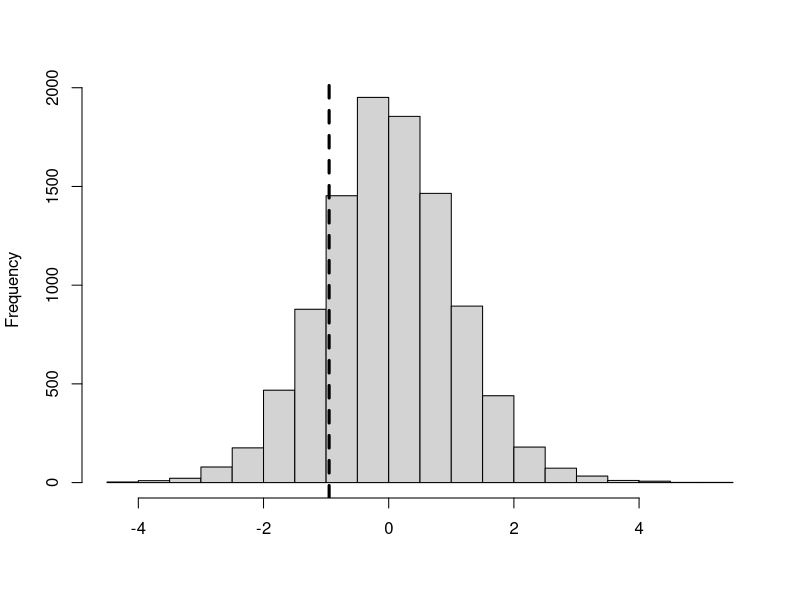
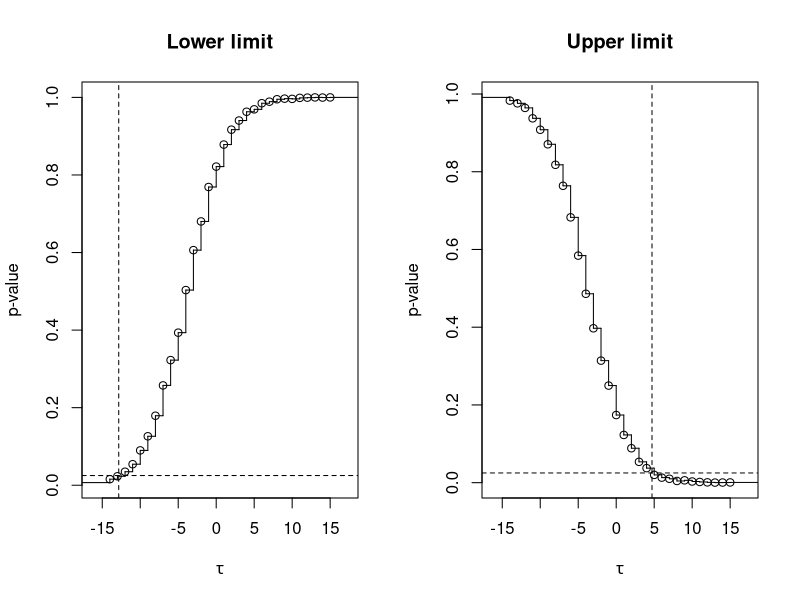
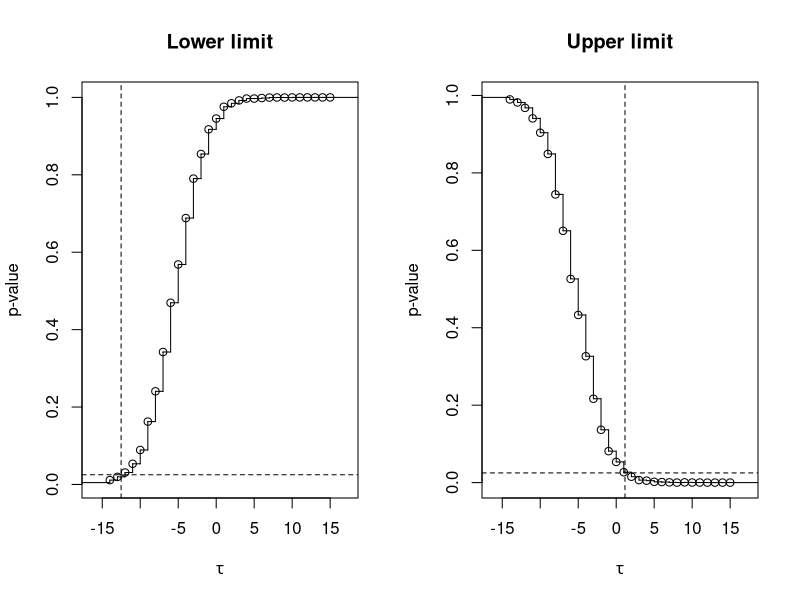

The R source for these figures, in order:
## ---- chunk 1
#Load packages
library(knitr)
library(kableExtra)
library(tidyverse)
## ---- chunk 2
table_1 = data.frame(
  Unit = c(1:10), 
  Treatment.0 = c(10.04, 9.63, 7.26, 8.80, 10.59, 10.78, 7.58, 9.27, 6.75, 9.49),
  Treatment.1 = c(14.20, 13.51, 11.52, 13.97, 13.48, 12.18, 10.09, 11.61, 13.85, 12.97)
)
table_2 = data.frame(
  Unit = c(1:10), 
  Treatment.0 = c(2.77, 2.26, 0.69, 1.49, 3.65, 4.01, 0.81, 1.89, 0.53, 2.10),
  Treatment.1 = c(4.77, 4.26, 2.69, 3.49, 5.65, 6.01, 2.81, 3.89, 2.53, 4.10)
)
table_3 = data.frame(
  Unit = c(1:10), 
  Treatment.0 = c(2.77, 2.26, 0.69, 1.49, 3.65, 4.01, 0.81, 1.89, 0.53, 2.10),
  Treatment.1 = c(8.18, 5.79, 2.14, 7.30, 5.71, 2.97, 1.05, 2.24, 6.86, 4.41)
)

cat(c('<table style="width:100%"><tr valign="top"><td>', 
  table_1 %>%
    kable("html", align = 'clc', caption = 'Table 1') %>%
      column_spec(1, bold = T, border_right = T) %>%
      kable_styling(full_width = F),
  '</td><td>',
  table_2 %>%
    kable("html", align = 'clc', caption = 'Table 2') %>%
      column_spec(1, bold = T, border_right = T) %>%
      kable_styling(full_width = F) ,
  '</td><td>', 
  table_3 %>%
    kable("html", align = 'clc', caption = 'Table 3') %>%
      column_spec(1, bold = T, border_right = T) %>%
      kable_styling(full_width = F), '</td><tr></table>'),
  sep = '')
## ---- chunk 3
#Table 1
t1_tr0_avg = mean(table_1$Treatment.0)
t1_tr1_avg = mean(table_1$Treatment.1)
t1_tr0_med = median(table_1$Treatment.0)
t1_tr1_med = median(table_1$Treatment.1)
t1_tr0_var = var(table_1$Treatment.0)
t1_tr1_var = var(table_1$Treatment.1)
t1_tr0_ran = max(table_1$Treatment.0) - min(table_1$Treatment.0)
t1_tr1_ran = max(table_1$Treatment.1) - min(table_1$Treatment.1)

#Table 2
t2_tr0_avg = mean(table_2$Treatment.0)
t2_tr1_avg = mean(table_2$Treatment.1)
t2_tr0_med = median(table_2$Treatment.0)
t2_tr1_med = median(table_2$Treatment.1)
t2_tr0_var = var(table_2$Treatment.0)
t2_tr1_var = var(table_2$Treatment.1)
t2_tr0_ran = max(table_2$Treatment.0) - min(table_2$Treatment.0)
t2_tr1_ran = max(table_2$Treatment.1) - min(table_2$Treatment.1)

#Table 3
t3_tr0_avg = mean(table_3$Treatment.0)
t3_tr1_avg = mean(table_3$Treatment.1)
t3_tr0_med = median(table_3$Treatment.0)
t3_tr1_med = median(table_3$Treatment.1)
t3_tr0_var = var(table_3$Treatment.0)
t3_tr1_var = var(table_3$Treatment.1)
t3_tr0_ran = max(table_3$Treatment.0) - min(table_3$Treatment.0)
t3_tr1_ran = max(table_3$Treatment.1) - min(table_3$Treatment.1)

table_1i = data.frame(
  Unit = c("Avg", "Med", "Var", "Ran"), 
  Treatment.0 = c(t1_tr0_avg, t1_tr0_med, t1_tr0_var, t1_tr0_ran),
  Treatment.1 = c(t1_tr1_avg, t1_tr1_med, t1_tr1_var, t1_tr1_ran)
)
table_2i = data.frame(
  Unit = c("Avg", "Med", "Var", "Ran"), 
  Treatment.0 = c(t2_tr0_avg, t2_tr0_med, t2_tr0_var, t2_tr0_ran),
  Treatment.1 = c(t2_tr1_avg, t2_tr1_med, t2_tr1_var, t2_tr1_ran)
)
table_3i = data.frame(
  Unit = c("Avg", "Med", "Var", "Ran"), 
  Treatment.0 = c(t3_tr0_avg, t3_tr0_med, t3_tr0_var, t3_tr0_ran),
  Treatment.1 = c(t3_tr1_avg, t3_tr1_med, t3_tr1_var, t3_tr1_ran)
)

cat(c('<table style="width:100%"><tr valign="top"><td>', 
  table_1i %>%
    kable("html", align = 'clc', caption = 'Table 1 summaries') %>%
      column_spec(1, bold = T, border_right = T) %>%
      kable_styling(full_width = F),
  '</td><td>',
  table_2i %>%
    kable("html", align = 'clc', caption = 'Table 2 summaries') %>%
      column_spec(1, bold = T, border_right = T) %>%
      kable_styling(full_width = F) ,
  '</td><td>', 
  table_3i %>%
    kable("html", align = 'clc', caption = 'Table 3 summaries') %>%
      column_spec(1, bold = T, border_right = T) %>%
      kable_styling(full_width = F), '</td><tr></table>'),
  sep = '')
## ---- chunk 4
t1_tau = table_1$Treatment.1 - table_1$Treatment.0
t2_tau = table_2$Treatment.1 - table_2$Treatment.0
t3_tau = table_3$Treatment.1 - table_3$Treatment.0

table_1ii = data.frame(
  Unit = c(1:10), 
  τ = t1_tau
)
table_2ii = data.frame(
  Unit = c(1:10), 
  τ = t2_tau
)
table_3ii = data.frame(
  Unit = c(1:10), 
  τ = t3_tau
)

cat(c('<table style="width:50%"><tr valign="top"><td>', 
  table_1ii %>%
    kable("html", align = 'clc', caption = 'Table 1 tau') %>%
      column_spec(1, bold = T, border_right = T) %>%
      kable_styling(full_width = F),
  '</td><td>',
  table_2ii %>%
    kable("html", align = 'clc', caption = 'Table 2 tau') %>%
      column_spec(1, bold = T, border_right = T) %>%
      kable_styling(full_width = F) ,
  '</td><td>', 
  table_3ii %>%
    kable("html", align = 'clc', caption = 'Table 3 tau') %>%
      column_spec(1, bold = T, border_right = T) %>%
      kable_styling(full_width = F), '</td><tr></table>'),
  sep = '')
## ---- chunk 5
t1_tau_bar = mean(t1_tau)
t2_tau_bar = mean(t2_tau)
t3_tau_bar = mean(t3_tau)

cat("The average treatment effect for Table 1 is ", t1_tau_bar, ". \nThe average treatment effect for Table 2 is ", t2_tau_bar, ". \nThe average treatment effect for Table 3 is ", t3_tau_bar, ".", sep = '')
## ---- chunk 6
t1_tau_med = median(t1_tau)
t2_tau_med = median(t2_tau)
t3_tau_med = median(t3_tau)

t1_med_diff = t1_tr1_med - t1_tr0_med
t2_med_diff = t2_tr1_med - t2_tr0_med
t3_med_diff = t3_tr1_med - t3_tr0_med

cat("For Table 1, the median of unit-level causal effects is ", t1_tau_med, " and the difference of the medians of the potential outcomes under treatments 0 and 1 is ", t1_med_diff, ".\nFor Table 2, the median of unit-level causal effects is ", t2_tau_med, " and the difference of the medians of the potential outcomes under treatments 0 and 1 is ", t2_med_diff, ".\nFor Table 3, the median of unit-level causal effects is ", t3_tau_med, " and the difference of the medians of the potential outcomes under treatments 0 and 1 is ", t3_med_diff, ".", sep = '')
## ---- chunk 7
set.seed(123)

bernoulli_assignment <- function(y) {
  N = nrow(y)
  W = sample(c(0,1), N, replace = TRUE)
  cat('W =', W)
  y_copy = data.frame(y)
  for (i in 1:N) {
    if (W[i]==0) y_copy[i,3] = NA
    else y_copy[i,2] = NA
  }
return(y_copy)
}

table_1c = bernoulli_assignment(table_1)

cat(c('<table style="width:70%"><tr valign="top"><td>', 
  table_1 %>%
    kable("html", align = 'clc', caption = 'Table 1') %>%
      column_spec(1, bold = T, border_right = T) %>%
      kable_styling(full_width = F),
  '</td><td>',
  table_1c %>%
    kable("html", align = 'clc', caption = 'Table 1 (Bernoulli assignment)') %>%
      column_spec(1, bold = T, border_right = T) %>%
      kable_styling(full_width = F), '</td><tr></table>'),
sep = '')
## ---- chunk 8
set.seed(123)

randomized_assignment <- function(y, n0) {
  n_choose_n0 = sample(c(1:nrow(y)), n0)
  N = nrow(y)
  W = rep(1, N)
  for (i in 1:n0) W[n_choose_n0[i]] = 0
  cat('W =', W)
  y_copy = data.frame(y)
  for (i in 1:N) {
    if (W[i]==0) y_copy[i,3] = NA
    else y_copy[i,2] = NA
  }
return(y_copy)
}

table_1d = randomized_assignment(table_1, 5)

cat(c('<table style="width:70%"><tr valign="top"><td>', 
  table_1 %>%
    kable("html", align = 'clc', caption = 'Table 1') %>%
      column_spec(1, bold = T, border_right = T) %>%
      kable_styling(full_width = F),
  '</td><td>',
  table_1d %>%
    kable("html", align = 'clc', caption = 'Table 1 (completely randomized)') %>%
      column_spec(1, bold = T, border_right = T) %>%
      kable_styling(full_width = F), '</td><tr></table>'),
sep = '')
## ---- chunk 9
W = c(1, 1, 0, 0, 1, 1, 1, 0, 1, 0)
table_3_p2 = data.frame(table_3)

for (i in 1:nrow(table_3_p2)) {
  if (W[i]==0) table_3_p2[i,3] = NA
  else table_3_p2[i,2] = NA
}

cat(c('<table style="width:70%"><tr valign="top"><td>', 
  table_3 %>%
    kable("html", align = 'clc', caption = 'Table 3') %>%
      column_spec(1, bold = T, border_right = T) %>%
      kable_styling(full_width = F),
  '</td><td>',
  table_3_p2 %>%
    kable("html", align = 'clc', caption = 'Table 3 (Problem 2)') %>%
      column_spec(1, bold = T, border_right = T) %>%
      kable_styling(full_width = F), '</td><tr></table>'),
sep = '')

y_bar_1 = mean(table_3_p2$Treatment.1, na.rm=TRUE)
y_bar_0 = mean(table_3_p2$Treatment.0, na.rm=TRUE)
tau_bar_hat = y_bar_1 - y_bar_0
cat("The estimated average causal effect = ", y_bar_1, " - ", y_bar_0, " = ", tau_bar_hat, ".", sep='')

#Var(tau-bar-hat) = S_0^2/N_0 + S_1^2/N_1 - S_(diff)^2/N
var_tau_bar_hat = (t3_tr0_var/4) + (t3_tr1_var/6) - ((var(t3_tau))/10)
cat("The true sampling variance of the estimated causal effect = ", var_tau_bar_hat, ".", sep='')

#Estimated Var(tau-bar-hat) = s_0^2/N_0 + s_1^2/N_1
t3_s0_squared = var(table_3_p2$Treatment.0, na.rm = TRUE)
t3_s1_squared = var(table_3_p2$Treatment.1, na.rm = TRUE)
var_hat_tau_bar_hat = (t3_s0_squared/4) + (t3_s1_squared/6)
cat("The estimated sampling variance of the estimated causal effect = ", var_hat_tau_bar_hat, ".", sep='')
## ---- chunk 10
table_4 = data.frame(
  Treatment = c(rep("Calcium", 10), rep("Placebo", 11)), 
  BP.before = c(107,110,123,129,112,111,107,112,136,102,123,109,112,102,98,114,119,112,110,117,130),
  BP.after = c(100,114,105,112,115,116,106,102,125,104,124,97,113,105,95,119,114,114,121,118,133),
  Observed.reduction = c(-7,4,-18,-17,3,5,-1,-10,-11,2,1,-12,1,3,-3,5,-5,2,11,1,3)
)

table_4 %>%
    kable("html", align = 'clc', caption = 'Table 4') %>%
      column_spec(1, bold = T, border_right = T) %>%
      row_spec(0, extra_css = "border-bottom: 1px solid;") %>% 
      row_spec(10, extra_css = "border-bottom: 1px solid;") %>% 
      kable_styling()
## ---- chunk 11
set.seed(123)

#Using code from class
Nbytwo <- function(y,w) {
  N = length(y)
  Ypot = matrix(numeric(N*2), ncol=2)
  for (i in 1:N) {
    if (w[i]==1) {
      Ypot[i,1] = NA
      Ypot[i,2] = y[i]
    } 
    else {
      Ypot[i,1] = y[i]
      Ypot[i,2] = NA
    }
  }
  return(Ypot)        
}

TUNEQUALCOMPUTE = function(y,w, taustar=0) {
  # Computes t statistic with unequal variances
  N = length(y)
  N1 = sum(w)
  N0 = N - N1
  tauhat = mean(y[w==1]) - mean(y[w==0])
  s0sq = var(y[w==0])
  s1sq = var(y[w==1])
  Tobs = (tauhat - taustar) / sqrt(s0sq/N0+s1sq/N1)
  return(Tobs)
}

imputeundersharpnull = function(Y,taustar=0){
  N = dim(Y)[1]
  for (i in 1:N) {
    if (is.na(Y[i,1])) Y[i,1] = Y[i,2]-taustar
    else Y[i,2] = Y[i,1]+taustar           
  }
  return(Y)
}

FISHER_TEST = function(y,w, taustar, ITER, show_hist=TRUE) {
  # Tests sharp null H0:tau_i=taustar against tau_i>taustar
  N = length(y) # Number of units
  Ypot = Nbytwo(y,w)
  Tobs = TUNEQUALCOMPUTE(y,w, taustar) # Calculate observed value of statistic
  Yimp = imputeundersharpnull(Ypot, taustar) # Create imputed matrix of potential outcomes
  Tarray = NULL
  for (i in 1:ITER) {
    wnew = sample(w) # this command randomly permutes the sequence x
    ynew = numeric(N)
    for (i in 1:N) ynew[i]=Yimp[i,wnew[i]+1]
    Tnew =TUNEQUALCOMPUTE(ynew,wnew, taustar)
    Tarray = c(Tarray, Tnew)
  } 
  if (show_hist==TRUE) {
    hist(Tarray, main=NULL, xlab=NULL)
    abline(v=Tobs, lty=2, lwd=3.0)
  }
  # Calculate p-value for greater than alternative
  pval_plus = sum(Tarray >= Tobs)/ITER 
  # Calculate p-value for smaller than alternative
  pval_minus = sum(Tarray <= Tobs)/ITER
  # Calculate p-value for two-sided alternative
  pval_twosided = sum(abs(Tarray) >= abs(Tobs))/ITER
  return(c(pval_plus, pval_minus, pval_twosided))
}

w_p3 = c(rep(1, 10), rep(0, 11))
FISHER_TEST(table_4$BP.after, w_p3, 0, 10000)
## ---- chunk 12
INTERVALFISHER = function(y,w,ITER,theta_min, theta_max, m, alpha) {
  int = (theta_max - theta_min)/(m-1)
  taustarvec = seq(theta_min,theta_max,int)
  pvalarray_g = numeric(m)
  pvalarray_s = numeric(m)
  for (i in 1:m) {
    pvalarray_g[i] = FISHER_TEST(y, w, taustarvec[i],ITER, FALSE)[1]
    pvalarray_s[i] = FISHER_TEST(y, w, taustarvec[i],ITER, FALSE)[2]
  }
  # Calculating lower limit
  if (sum(pvalarray_g == alpha/2) == 1) tau_l = taustarvec[pvalarray_g==alpha/2]
  else {
    plbelow=max(pvalarray_g[pvalarray_g<alpha/2])
    plabove=min(pvalarray_g[pvalarray_g>alpha/2])
    tau_l_below = taustarvec[pvalarray_g==plbelow]
    tau_l_above = taustarvec[pvalarray_g==plabove]
    tau_l = tau_l_below + (tau_l_above - tau_l_below)* (alpha/2 - plbelow)/(plabove-plbelow)
  }
  # Calculating upper limit
  if (sum(pvalarray_s == alpha/2) == 1) tau_u = taustarvec[pvalarray_s==alpha/2]
  else {
    pubelow=max(pvalarray_s[pvalarray_s<alpha/2])
    puabove=min(pvalarray_s[pvalarray_s>alpha/2])
    tau_u_below = taustarvec[pvalarray_s==pubelow]
    tau_u_above = taustarvec[pvalarray_s==puabove]
    tau_u = tau_u_below + (tau_u_above - tau_u_below)* (alpha/2 - pubelow)/(puabove-pubelow)
  }
  pminus=stepfun(taustarvec[-1],pvalarray_s)
  pplus =stepfun(taustarvec[-1],pvalarray_g)
  par(mfrow=c(1,2))
  plot(pplus, main="Lower limit", xlab=expression(tau), ylab="p-value")
  abline(v=tau_l, lty=2)
  abline(h=alpha/2, lty=2)
  plot(pminus, main="Upper limit", xlab=expression(tau), ylab="p-value")
  abline(v=tau_u, lty=2)
  abline(h=alpha/2, lty=2)
  return(c(tau_l, tau_u))
}

i_conf_int = INTERVALFISHER(table_4$BP.after, w_p3, 5000, -15, 15, 31, .05)
cat("The confidence interval for estimand (i) is (", i_conf_int[1], ",", i_conf_int[2], ").", sep='')
ii_conf_int = INTERVALFISHER(table_4$Observed.reduction, w_p3, 5000, -15, 15, 31, .05)
cat("The confidence interval for estimand (ii) is (", ii_conf_int[1], ",", ii_conf_int[2], ").", sep='')
